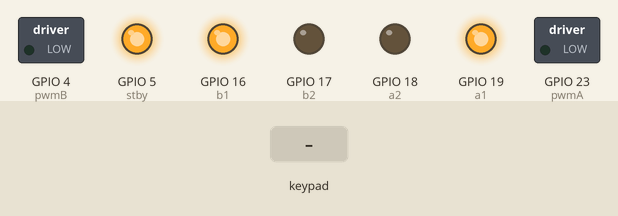
This sketch was run on a simulated ESP32. On the bench: switched loads named in the sketch (green lamp = pin HIGH), output pins drawn as LEDs (lit = HIGH). The test bench sets the inputs (shaded band). Nothing arrives over Bluetooth unless stated; what the sketch prints to the serial monitor is not drawn.

Above: at 1.2 s.
1.3 s: key 'O' pressed
At 1.55 s:
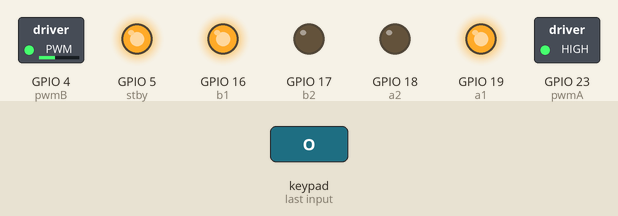
3.3 s: key 'S' pressed
At 3.55 s:
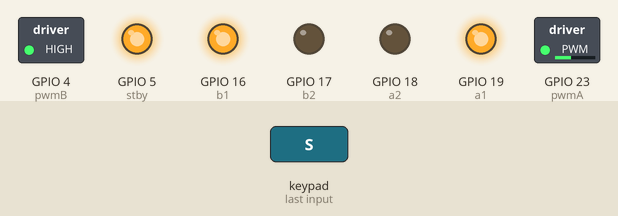
5.3 s: key 'O' pressed
At 5.76 s:
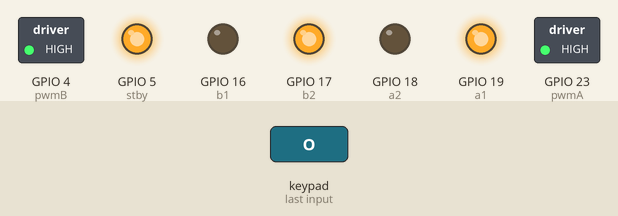
Timing chart, 0 to 8.3 s (numbered marks = the images above; inputs shaded):
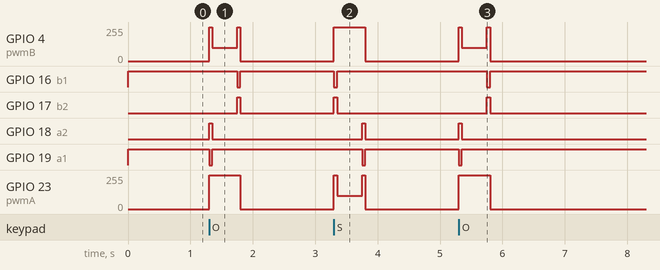

Measured:
- after the input at 1.3 s, GPIO 4 (pwmB): 0/255 → 100/255 at once, → 0/255 0.45 s later; GPIO 16 (b1): HIGH → LOW after 0.45 s, → HIGH 0.05 s later; GPIO 17 (b2): LOW → HIGH after 0.45 s, → LOW 0.05 s later; GPIO 18 (a2): LOW → HIGH at once, → LOW 0.05 s later; GPIO 19 (a1): HIGH → LOW at once, → HIGH 0.05 s later
- after the input at 3.3 s, GPIO 4 (pwmB): 0/255 → 255/255 at once, → 0/255 0.50 s later; GPIO 16 (b1): HIGH → LOW at once, → HIGH 0.05 s later; GPIO 17 (b2): LOW → HIGH at once, → LOW 0.05 s later; GPIO 18 (a2): LOW → HIGH after 0.45 s, → LOW 0.05 s later; GPIO 19 (a1): HIGH → LOW after 0.45 s, → HIGH 0.05 s later
- after the input at 5.3 s, GPIO 4 (pwmB): 0/255 → 100/255 at once, → 0/255 0.45 s later; GPIO 16 (b1): HIGH → LOW after 0.45 s, → HIGH 0.05 s later; GPIO 17 (b2): LOW → HIGH after 0.45 s, → LOW 0.05 s later; GPIO 18 (a2): LOW → HIGH at once, → LOW 0.05 s later; GPIO 19 (a1): HIGH → LOW at once, → HIGH 0.05 s later

The sketch:

TsunamiRC.ino
```cpp
#include <Ps3Controller.h>
//#include <analogWrite.h>

int player = 0;
int battery = 0;

#define pwmB 4
#define b1 16
#define b2 17
#define stby 5
#define a1 19
#define a2 18
#define pwmA 23

#define led 2
#define IR 15

char SentidoE = 'F';
char SentidoD = 'F';

float VelocidadeE = 0;
float VelocidadeD = 0;

bool L2 = false;
bool R2 = false;

void notify() {
  //---------------------- Battery events ---------------------
  if (battery != Ps3.data.status.battery) {
    battery = Ps3.data.status.battery;
    Serial.print("The controller battery is ");
    if (battery == ps3_status_battery_charging) Serial.println("charging");
    else if (battery == ps3_status_battery_full) Serial.println("FULL");
    else if (battery == ps3_status_battery_high) Serial.println("HIGH");
    else if (battery == ps3_status_battery_low) Serial.println("LOW");
    else if (battery == ps3_status_battery_dying) Serial.println("DYING");
    else if (battery == ps3_status_battery_shutdown) Serial.println("SHUTDOWN");
    else Serial.println("UNDEFINED");
  }
}

void curvao(bool direc) {
  if (direc) {
    move('T', 255, 'F', 255);
    delay(50);
    move('F', 255, 'F', 100);
    delay(400);
    move('F', 255, 'T', 255);
    delay(50);
  } else {
    move('F', 255, 'T', 255);
    delay(50);
    move('F', 100, 'F', 255);
    delay(400);
    move('T', 255, 'F', 255);
    delay(50);
  }
}

void onConnect() {
  //Serial.println("Connected.");
}

void setup() {

  pinMode(pwmB, OUTPUT);
  pinMode(b1, OUTPUT);
  pinMode(b2, OUTPUT);
  pinMode(stby, OUTPUT);
  pinMode(a1, OUTPUT);
  pinMode(a2, OUTPUT);
  pinMode(pwmA, OUTPUT);
  digitalWrite(stby, 1);

  //Serial.begin(115200);

  Ps3.attach(notify);
  Ps3.attachOnConnect(onConnect);
  Ps3.begin("08:B6:1F:34:DC:C0");

  Serial.println("Ready.");
}

void move(char SE, int VE, char SD, int VD) {
  /*
		variaveis com final D sao do motor direito e com final E sao do esquerdo
		S = qual sentido de rotação
		'F' -> frente || 'T' -> tras
		V = velocidade de rotação 0 ~ 255
	*/

  if (SD == 'F') {
    digitalWrite(a1, 1);
    digitalWrite(a2, 0);
    analogWrite(pwmA, VD);
  } else {
    digitalWrite(a1, 0);
    digitalWrite(a2, 1);
    analogWrite(pwmA, VD);
  }

  if (SE == 'F') {
    digitalWrite(b1, 1);
    digitalWrite(b2, 0);
    analogWrite(pwmB, VE);
  } else {
    digitalWrite(b1, 0);
    digitalWrite(b2, 1);
    analogWrite(pwmB, VE);
  }
}

void loop() {
  digitalWrite(2, HIGH);
  if (!Ps3.isConnected()) {
    digitalWrite(2, LOW);
    move('F', 0, 'F', 0);
    return;
  }

  VelocidadeE = 180;
  VelocidadeD = 180;
  SentidoE = 'F';
  SentidoD = 'F';


  if (Ps3.event.button_down.cross > 0) {  //atacar
    while (true) {
      move('F', 255, 'F', 255);
      if (Ps3.event.button_up.cross) {
        break;
      }
    }
  } else {
    if (Ps3.event.button_down.square > 0) {
      curvao(true);
    }
    if (Ps3.event.button_down.circle > 0) {
      curvao(false);
    }
    if (abs(Ps3.event.button_down.r2) > 0) {
      R2 = true;
    }

    if (abs(Ps3.event.button_up.r2) > 0) {
      R2 = false;
    }

    if (abs(Ps3.event.button_down.l2) > 0) {
      L2 = true;
    }

    if (abs(Ps3.event.button_up.l2) > 0) {
      L2 = false;
    }


    if (R2) {
      if (Ps3.data.analog.stick.lx <= -50) {
        VelocidadeE *= 0.5;
        VelocidadeD *= 2;
      } else if (Ps3.data.analog.stick.lx > 50) {
        VelocidadeE *= 2;
        VelocidadeD *= 0.5;
      }

    } else if (L2) {

      SentidoE = 'T';
      SentidoD = 'T';

      if (Ps3.data.analog.stick.lx <= -50) {
        VelocidadeE *= 0.5;
        VelocidadeD *= 2;
      } else if (Ps3.data.analog.stick.lx > 50) {
        VelocidadeE *= 2;
        VelocidadeD *= 0.5;
      }

    } else if (Ps3.data.analog.stick.lx <= -50) {

      SentidoE = 'T';
      SentidoD = 'F';

    } else if (Ps3.data.analog.stick.lx > 50) {

      SentidoE = 'F';
      SentidoD = 'T';

    } else {
      VelocidadeE = 0;
      VelocidadeD = 0;
    }

    move(SentidoE, VelocidadeE, SentidoD, VelocidadeD);
  }
}
```
